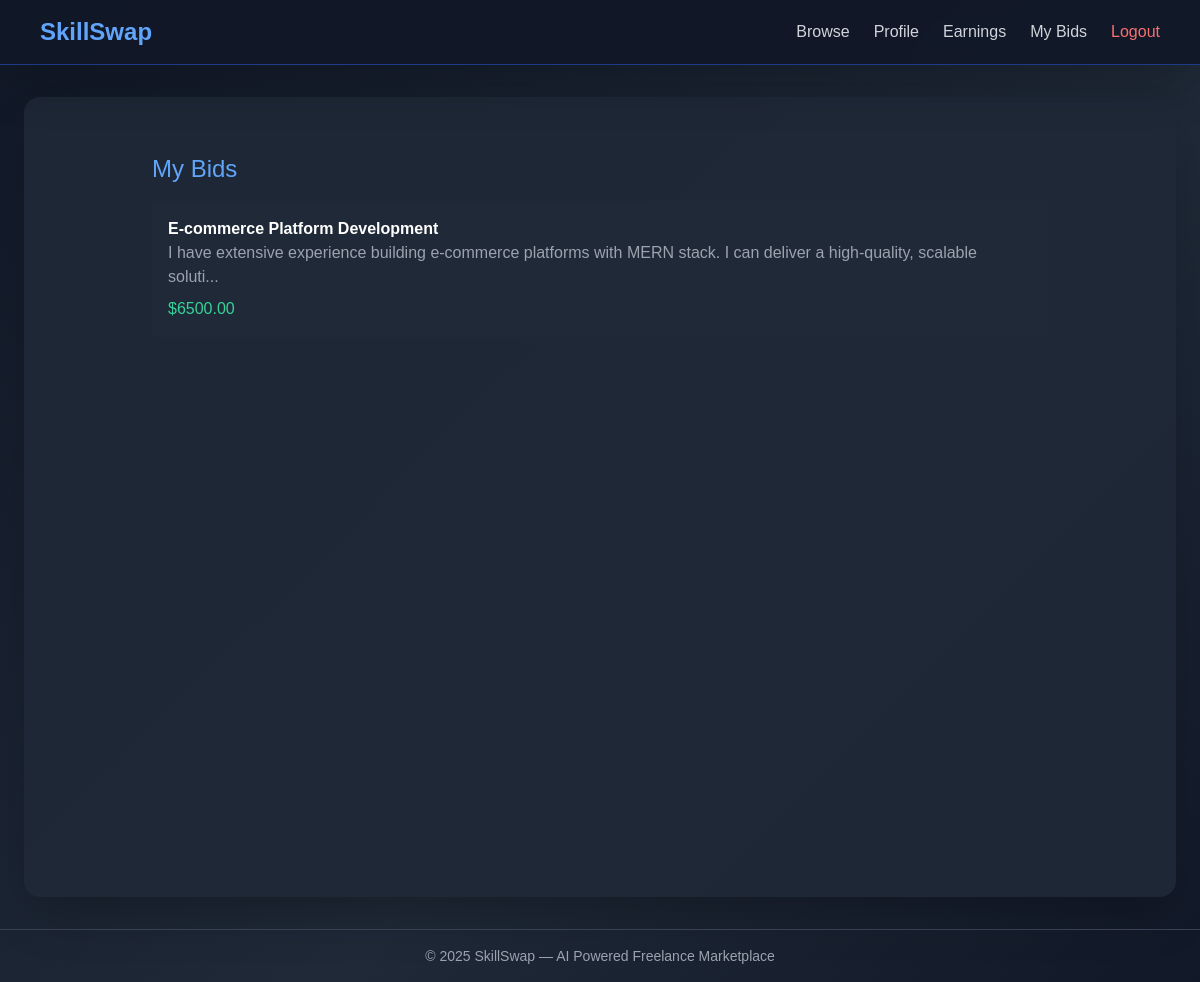
The page /user/freelancer/my_bids.php (signed in) on the database its author committed.
### tables this page shows
CREATE TABLE bids (
    bid_id INT PRIMARY KEY AUTO_INCREMENT,
    project_id INT NOT NULL,
    freelancer_id INT NOT NULL,
    bid_amount DECIMAL(10,2) NOT NULL,
    proposal_text TEXT NOT NULL,
    estimated_days INT NOT NULL,
    bid_status ENUM('submitted', 'under_review', 'accepted', 'rejected') DEFAULT 'submitted',
    match_percentage DECIMAL(5,2) DEFAULT 0,  
    submitted_at TIMESTAMP DEFAULT CURRENT_TIMESTAMP,
    updated_at TIMESTAMP DEFAULT CURRENT_TIMESTAMP ON UPDATE CURRENT_TIMESTAMP,
    FOREIGN KEY (project_id) REFERENCES projects(project_id) ON DELETE CASCADE,
    FOREIGN KEY (freelancer_id) REFERENCES freelancers(freelancer_id) ON DELETE CASCADE,
    UNIQUE KEY unique_project_freelancer (project_id, freelancer_id)
);

CREATE TABLE projects (
    project_id INT PRIMARY KEY AUTO_INCREMENT,
    client_id INT NOT NULL,
    title VARCHAR(200) NOT NULL,
    description TEXT NOT NULL,
    project_type ENUM('fixed', 'hourly') NOT NULL,
    budget_low DECIMAL(10,2) NOT NULL,
    budget_high DECIMAL(10,2) NOT NULL,
    deadline DATE NOT NULL,
    status ENUM('draft', 'posted', 'in_progress', 'completed', 'cancelled') DEFAULT 'draft',
    ai_matching_enabled BOOLEAN DEFAULT TRUE,
    escrow_required BOOLEAN DEFAULT TRUE,
    created_at TIMESTAMP DEFAULT CURRENT_TIMESTAMP,
    updated_at TIMESTAMP DEFAULT CURRENT_TIMESTAMP ON UPDATE CURRENT_TIMESTAMP,
    FOREIGN KEY (client_id) REFERENCES clients(client_id) ON DELETE CASCADE
);

### user/freelancer/my_bids.php (the view, shortened to what this page needs)
<?php
$db = new Database(); $conn = $db->connect();
$stmt = $conn->prepare('SELECT freelancer_id FROM freelancers WHERE user_id = ?');
$stmt->bind_param('i', $_SESSION['user_id']);
$stmt->execute();
$result = $stmt->get_result();
$f = $result ? $result->fetch_assoc() : null;
$fid = $f ? $f['freelancer_id'] : 0;
$bids = $conn->prepare('SELECT b.*, p.title FROM bids b JOIN projects p ON b.project_id = p.project_id WHERE b.freelancer_id = ?');
$bids->bind_param('i', $fid);
$bids->execute();
$result2 = $bids->get_result();
$list = $result2 ? $result2->fetch_all(MYSQLI_ASSOC) : [];
include __DIR__ . '/../../includes/header.php';
?>
<div class="max-w-4xl mx-auto mt-8">
  <h2 class="text-2xl text-blue-400 mb-4">My Bids</h2>
  <?php foreach($list as $b): ?>
    <div class="bg-gray-800 p-4 rounded mb-3"><strong class="text-white"><?= htmlspecialchars($b['title']) ?></strong><div class="text-gray-400"><?= htmlspecialchars(substr($b['proposal_text'],0,120)) ?>...</div><div class="text-green-400 mt-2">$<?= $b['bid_amount'] ?></div></div>
  <?php endforeach; ?>
</div>
<?php include __DIR__ . '/../../includes/footer.php'; ?>

### assets/css/style.css (style rules this page uses)
body { font-family: 'Poppins', sans-serif; }

### includes/header.php (style rules this page uses)
body { background: linear-gradient(135deg, #111827 0%, #1f2937 60%, #111827 100%); min-height: 100vh; }

### rows shown on the page
bids: project.title "E-commerce Platform Development", proposal_text "I have extensive experience building e-commerce platforms with MERN stack. I can deliver a high-quality, scalable soluti", bid_amount "6500.00"
